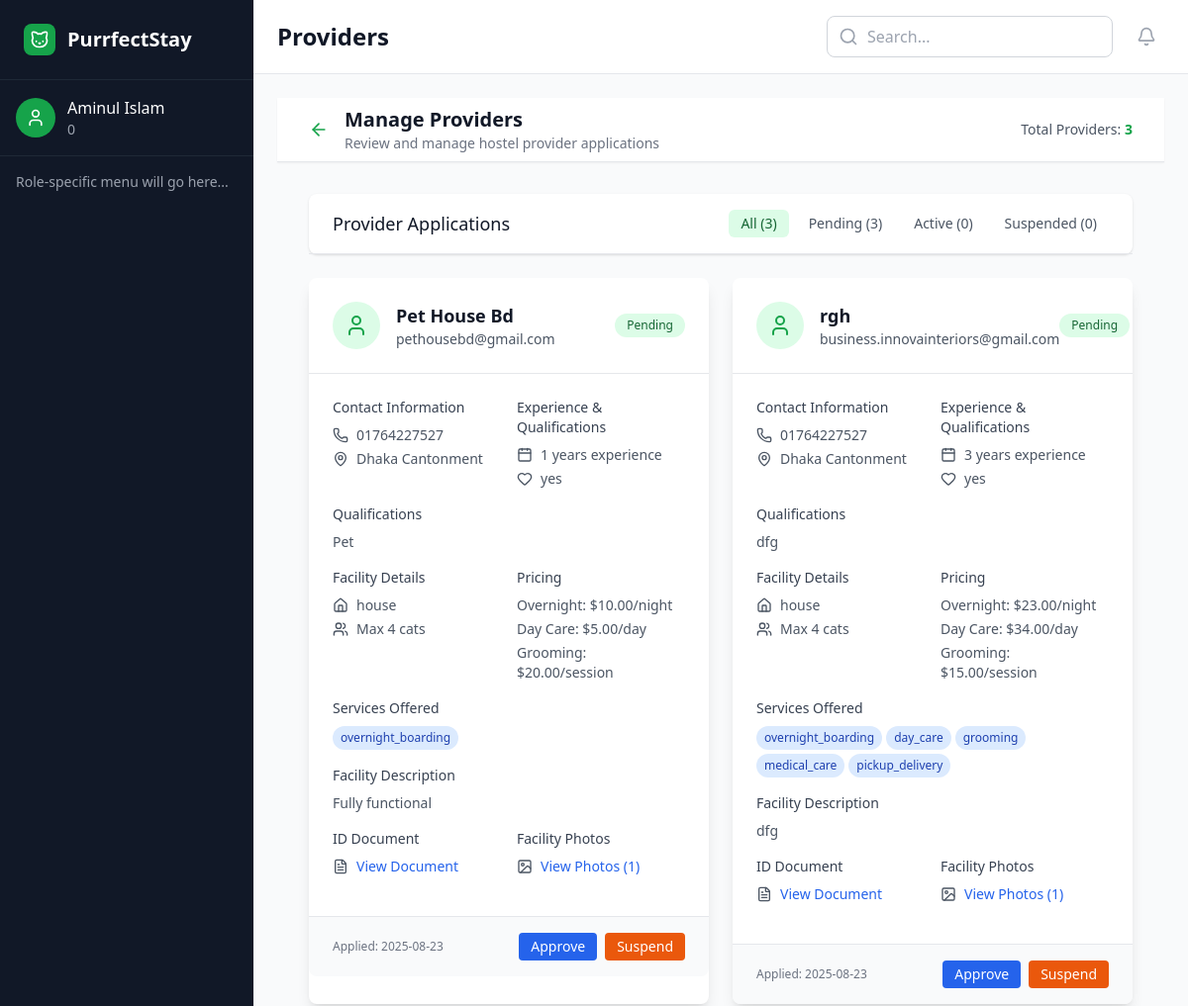
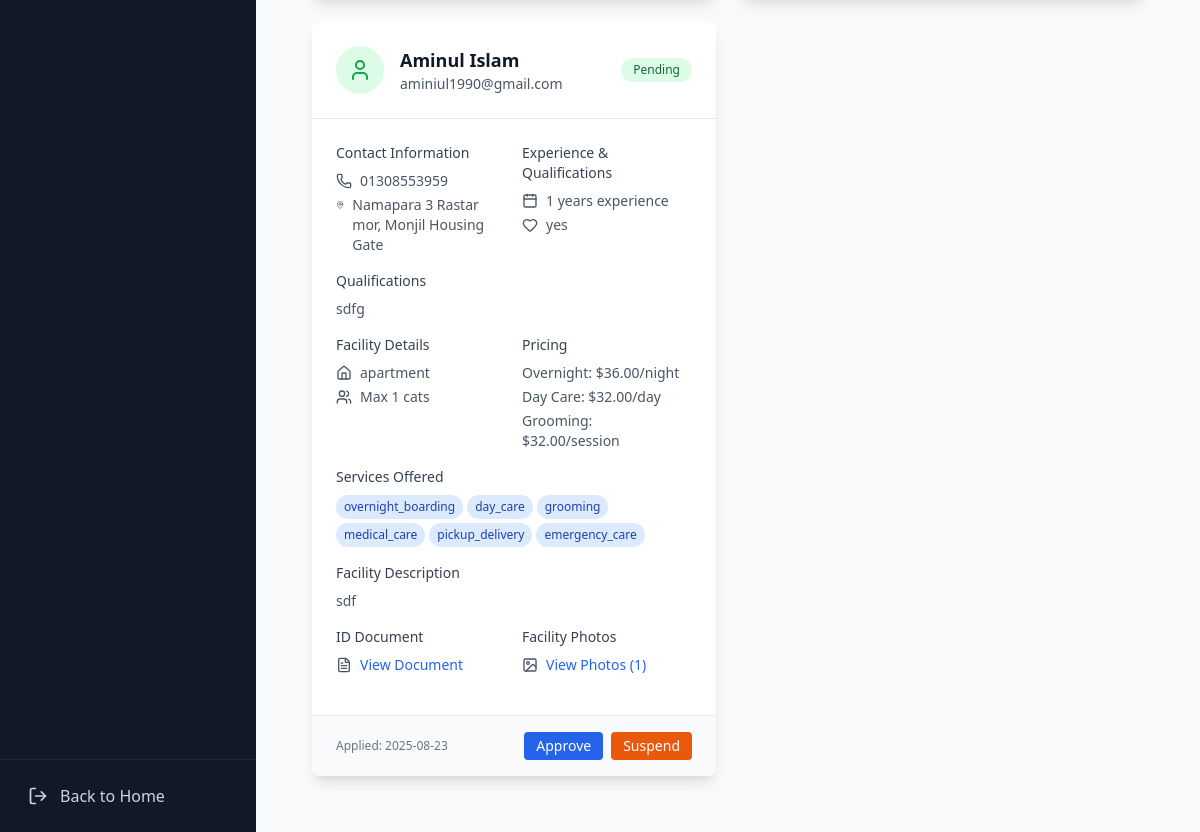
Screenshot of /dashboard.php?page=providers (signed in) with the database file from the repository (2 pictures, top to bottom).
### tables this page shows
CREATE TABLE `users` (
  `id` int(11) NOT NULL,
  `first_name` varchar(50) NOT NULL,
  `last_name` varchar(50) NOT NULL,
  `email` varchar(80) NOT NULL,
  `phone` varchar(15) NOT NULL,
  `username` varchar(50) NOT NULL,
  `address` varchar(150) NOT NULL,
  `password` varchar(200) NOT NULL,
  `role` varchar(50) NOT NULL,
  `status` varchar(245) NOT NULL DEFAULT '0',
  `entry_date` date NOT NULL DEFAULT current_timestamp()
);

CREATE TABLE `hostel_providers` (
  `id` int(11) NOT NULL,
  `full_name` varchar(150) NOT NULL,
  `email` varchar(150) NOT NULL,
  `phone` varchar(50) NOT NULL,
  `address` text NOT NULL,
  `experience_years` int(11) NOT NULL,
  `own_cats` varchar(50) NOT NULL,
  `qualifications` text DEFAULT NULL,
  `property_type` varchar(100) NOT NULL,
  `max_capacity` int(11) NOT NULL,
  `services` text DEFAULT NULL,
  `facility_description` text DEFAULT NULL,
  `overnight_rate` decimal(10,2) NOT NULL,
  `day_care_rate` decimal(10,2) DEFAULT NULL,
  `grooming_rate` decimal(10,2) DEFAULT NULL,
  `id_document` varchar(255) DEFAULT NULL,
  `facility_photos` longtext DEFAULT NULL CHECK (json_valid(`facility_photos`)),
  `created_at` timestamp NOT NULL DEFAULT current_timestamp()
);

### dashboard-pages/providers.php (the view, shortened to what the rows shown need)
<?php
$conn = getDatabaseConnection();
$sql = "SELECT * FROM hostel_providers ORDER BY id DESC";
$result = $conn->query($sql);
$providers = [];
if ($result->num_rows > 0) {
    while ($row = $result->fetch_assoc()) {
        $row['status'] = $row['status'] ?? 'pending';
        $providers[] = $row;
    }
}
?>
<!DOCTYPE html>
<html lang="en">
<head>
    <script src="https://cdn.tailwindcss.com"></script>
</head>
<body class="bg-gray-50">
    <header class="bg-white shadow-sm border-b">
        <div class="max-w-7xl mx-auto px-4 sm:px-6 lg:px-8">
            <div class="flex justify-between items-center h-16">
                <div class="flex items-center space-x-4">
                    <div>
                        <h1 class="text-xl font-semibold text-gray-900">Manage Providers</h1>
                    </div>
                </div>
            </div>
        </div>
    </header>
    <div class="max-w-7xl mx-auto px-4 sm:px-6 lg:px-8 py-8">
        <div class="grid grid-cols-1 lg:grid-cols-2 gap-6" id="providers-container">
            <?php foreach ($providers as $provider):
                $facility_photos = json_decode($provider['facility_photos'], true) ?? [];
                ?>
                <div class="bg-white rounded-lg shadow-lg hover:shadow-xl transition-shadow provider-card"
                    data-status="<?= htmlspecialchars($provider['status']) ?>" data-id="<?= $provider['id'] ?>">
                    <div class="p-6 border-b border-gray-200">
                        <div class="flex items-center justify-between">
                            <div class="flex items-center space-x-4">
                                <div class="w-12 h-12 bg-green-100 rounded-full flex items-center justify-center">
                                    <i data-lucide="user" class="w-6 h-6 text-green-600"></i>
                                </div>
                                <div>
                                    <h3 class="text-lg font-semibold text-gray-900">
                                        <?= htmlspecialchars($provider['full_name']) ?>
                                    </h3>
                                    <p class="text-sm text-gray-600"><?= htmlspecialchars($provider['email']) ?></p>
                                </div>
                            </div>
                            <span class="px-3 py-1 text-xs font-medium rounded-full bg-green-100 text-green-800">
                                <?= ucfirst($provider['status']) ?>
                            </span>
                        </div>
                    </div>
                    <div class="p-6">
                        <div class="grid grid-cols-1 md:grid-cols-2 gap-4 mb-4">
                            <div>
                                <h4 class="text-sm font-medium text-gray-700 mb-2">Contact Information</h4>
                                <div class="space-y-1">
                                    <div class="flex items-center text-sm text-gray-600"><i data-lucide="phone"
                                            class="w-4 h-4 mr-2"></i><?= htmlspecialchars($provider['phone']) ?></div>
                                    <div class="flex items-start text-sm text-gray-600"><i data-lucide="map-pin"
                                            class="w-4 h-4 mr-2 mt-0.5"></i><?= htmlspecialchars($provider['address']) ?>
                                    </div>
                                </div>
                            </div>
                            <div>
                                <h4 class="text-sm font-medium text-gray-700 mb-2">Experience & Qualifications</h4>
                                <div class="space-y-1">
                                    <div class="flex items-center text-sm text-gray-600"><i data-lucide="calendar"
                                            class="w-4 h-4 mr-2"></i><?= htmlspecialchars($provider['experience_years']) ?>
                                        years experience</div>
                                    <div class="flex items-center text-sm text-gray-600"><i data-lucide="heart"
                                            class="w-4 h-4 mr-2"></i><?= htmlspecialchars($provider['own_cats']) ?></div>
                                </div>
                            </div>
                        </div>
                        <div class="mb-4">
                            <h4 class="text-sm font-medium text-gray-700 mb-2">Qualifications</h4>
                            <p class="text-sm text-gray-600"><?= htmlspecialchars($provider['qualifications']) ?></p>
                        </div>
                        <div class="grid grid-cols-1 md:grid-cols-2 gap-4 mb-4">
                            <div>
                                <h4 class="text-sm font-medium text-gray-700 mb-2">Facility Details</h4>
                                <div class="space-y-1">
                                    <div class="flex items-center text-sm text-gray-600"><i data-lucide="home"
                                            class="w-4 h-4 mr-2"></i><?= htmlspecialchars($provider['property_type']) ?>
                                    </div>
                                    <div class="flex items-center text-sm text-gray-600"><i data-lucide="users"
                                            class="w-4 h-4 mr-2"></i>Max <?= htmlspecialchars($provider['max_capacity']) ?>
                                        cats</div>
                                </div>
                            </div>
                            <div>
                                <h4 class="text-sm font-medium text-gray-700 mb-2">Pricing</h4>
                                <div class="space-y-1">
                                    <div class="text-sm text-gray-600">Overnight:
                                        $<?= htmlspecialchars($provider['overnight_rate']) ?>/night</div>
                                    <div class="text-sm text-gray-600">Day Care:
                                        $<?= htmlspecialchars($provider['day_care_rate']) ?>/day</div>
                                    <div class="text-sm text-gray-600">Grooming:
                                        $<?= htmlspecialchars($provider['grooming_rate']) ?>/session</div>
                                </div>
                            </div>
                        </div>
                        <div class="mb-4">
                            <h4 class="text-sm font-medium text-gray-700 mb-2">Services Offered</h4>
                            <div class="flex flex-wrap gap-1">
                                <?php foreach (explode(",", $provider['services']) as $service): ?>
                                    <span
                                        class="px-2 py-1 bg-blue-100 text-blue-800 text-xs rounded-full"><?= htmlspecialchars($service) ?></span>
                                <?php endforeach; ?>
                            </div>
                        </div>
                        <div class="mb-4">
                            <h4 class="text-sm font-medium text-gray-700 mb-2">Facility Description</h4>
                            <p class="text-sm text-gray-600"><?= htmlspecialchars($provider['facility_description']) ?></p>
                        </div>
                        <div class="grid grid-cols-1 md:grid-cols-2 gap-4 mb-4">
                            <div>
                                <h4 class="text-sm font-medium text-gray-700 mb-2">ID Document</h4>
                                <div class="flex items-center text-sm text-gray-600">
                                    <i data-lucide="file-text" class="w-4 h-4 mr-2"></i>
                                    <button class="text-blue-600 hover:text-blue-800 view-document-btn"
                                        data-document="<?= htmlspecialchars($provider['id_document']) ?>">View
                                        Document</button>
                                </div>
                            </div>
                            <div>
                                <h4 class="text-sm font-medium text-gray-700 mb-2">Facility Photos</h4>
                                <div class="flex items-center text-sm text-gray-600">
                                    <i data-lucide="image" class="w-4 h-4 mr-2"></i>
                                    <button class="text-blue-600 hover:text-blue-800 view-photos-btn"
                                        data-photos='<?= htmlspecialchars($provider['facility_photos']) ?>'>View Photos
                                        (<?= count($facility_photos) ?>)</button>
                                </div>
                            </div>
                        </div>
                    </div>
                    <div class="px-6 py-4 bg-gray-50 border-t border-gray-200 rounded-b-lg">
                        <div class="flex items-center justify-between">
                            <div class="text-xs text-gray-500">Applied:
                                <?= htmlspecialchars(date("Y-m-d", strtotime($provider['created_at']))) ?>
                            </div>
                            <div class="flex space-x-2">
                                <?php if ($provider['status'] === 'pending'): ?>
                                    <button
                                        class="bg-blue-600 text-white px-3 py-1 rounded text-sm hover:bg-blue-700 transition-colors approve-btn"
                                        data-id="<?= $provider['id'] ?>">Approve</button>
                                    <button
                                        class="bg-orange-600 text-white px-3 py-1 rounded text-sm hover:bg-orange-700 transition-colors suspend-btn"
                                        data-id="<?= $provider['id'] ?>">Suspend</button>
                                <?php elseif ($provider['status'] === 'active'): ?>
                                    <button
                                        class="bg-orange-600 text-white px-3 py-1 rounded text-sm hover:bg-orange-700 transition-colors suspend-btn"
                                        data-id="<?= $provider['id'] ?>">Suspend</button>
                                <?php elseif ($provider['status'] === 'suspended'): ?>
                                    <button
                                        class="bg-green-600 text-white px-3 py-1 rounded text-sm hover:bg-green-700 transition-colors approve-btn"
                                        data-id="<?= $provider['id'] ?>">Reactivate</button>
                                <?php endif; ?>
                            </div>
                        </div>
                    </div>
                </div>
            <?php endforeach; ?>
        </div>
    </div>
</body>
</html>

### dashboard.php (shortened to what the rows shown need)
<?php
$conn = getDatabaseConnection();
if (isset($_COOKIE['user_id'])) {
    $user_id = $_COOKIE['user_id'];
    $stmt = $conn->prepare("SELECT first_name, last_name, email, role FROM users WHERE id = ?");
    $stmt->bind_param("i", $user_id);
    $stmt->execute();
    $result = $stmt->get_result();
    if ($result->num_rows === 1) {
        $user = $result->fetch_assoc();
        $user_name = $user['first_name'] . ' ' . $user['last_name'];
        $user_role = $user['role'];
    } else {
        $user_name = "Unknown";
        $user_role = "guest";
        $user_email = "";
    }
} else {
    $user_name = "Guest";
    $user_role = "guest";
    $user_email = "";
}
$current_page = isset($_GET['page']) ? $_GET['page'] : 'welcome';
?>
<!DOCTYPE html>
<html lang="en">
<head>
    <script src="https://cdn.tailwindcss.com"></script>
</head>
<body class="bg-gray-50">
    <div class="flex h-screen">
        <div class="w-64 bg-gray-900 text-white flex flex-col">
            <div class="p-4 border-b border-gray-800">
                <div class="flex items-center space-x-3">
                    <div>
                        <div class="font-medium"><?php echo htmlspecialchars($user_name); ?></div>
                        <div class="text-sm text-gray-400 capitalize"><?php echo htmlspecialchars($user_role); ?></div>
                    </div>
                </div>
            </div>
        </div>
        <div class="flex-1 flex flex-col overflow-hidden">
            <header class="bg-white border-b border-gray-200 px-6 py-4">
                <div class="flex items-center justify-between">
                    <div>
                        <h1 class="text-2xl font-bold text-gray-900 capitalize">
                            <?php echo str_replace('-', ' ', $current_page); ?>
                        </h1>
                    </div>
                </div>
            </header>
            <main class="flex-1 overflow-y-auto p-6">
                <?php
                $components = [
                    'overview' => 'dashboard-pages/overview.php',
                    'users' => 'components/users.php',
                    'providers' => 'dashboard-pages/providers.php',
                    'veterinarians' => 'components/veterinarians.php',
                    'products' => 'components/products.php',
                    'analytics' => 'components/analytics.php',
                    'settings' => 'components/settings.php',
                    'bookings' => 'dashboard-pages/bookings.php',
                    'rooms' => 'dashboard-pages/rooms.php',
                    'services' => 'components/services.php',
                    'welcome' => 'dashboard-pages/welcome.php',
                    'manageuser' => 'dashboard-pages/manage-users.php',
                    'productAdd' => 'dashboard-pages/add_product.php',
                    'add-service' => 'dashboard-pages/edit-profile.php',
                    'manage-products-Elements' => 'dashboard-pages/manage-products-Elements.php'
                ];
                if (isset($components[$current_page]) && file_exists($components[$current_page])) {
                    include $components[$current_page];
                } else {
                    echo "<h2 class='text-xl font-bold'>Dashboard</h2><p class='text-gray-600'>Welcome to your dashboard!</p>";
                }
                ?>
            </main>
        </div>
    </div>
</body>
</html>

### rows the page displays
users: user_name "Aminul Islam", role "0"
hostel_providers: full_name "Pet House Bd", email "pethousebd@gmail.com", status "Pending", phone "01764227527", address "Dhaka Cantonment", experience_years "1", own_cats "yes", qualifications "Pet", property_type "house", max_capacity "4", overnight_rate "10.00", day_care_rate "5.00", grooming_rate "20.00", services "overnight_boarding", facility_description "Fully functional", facility_photos "1", created_at "2025-08-23"
hostel_providers: full_name "rgh", email "business.innovainteriors@gmail.com", status "Pending", phone "01764227527", address "Dhaka Cantonment", experience_years "3", own_cats "yes", qualifications "dfg", property_type "house", max_capacity "4", overnight_rate "23.00", day_care_rate "34.00", grooming_rate "15.00", services "overnight_boarding", services "day_care", services "grooming", services "medical_care", services "pickup_delivery", facility_description "dfg", facility_photos "1", created_at "2025-08-23"
hostel_providers: full_name "Aminul Islam", email "aminiul1990@gmail.com", status "Pending", phone "01308553959", address "Namapara 3 Rastar mor, Monjil Housing Gate", experience_years "1", own_cats "yes", qualifications "sdfg", property_type "apartment", max_capacity "1", overnight_rate "36.00", day_care_rate "32.00", grooming_rate "32.00", services "overnight_boarding", services "day_care", services "grooming", services "medical_care", services "pickup_delivery", services "emergency_care", facility_description "sdf", facility_photos "1", created_at "2025-08-23"

### other values shown
str_replace('-', ' ', $current_page) "Providers"
$statusCounts['all'] "3"
$statusCounts['pending'] "3"
$statusCounts['active'] "0"
$statusCounts['suspended'] "0"
